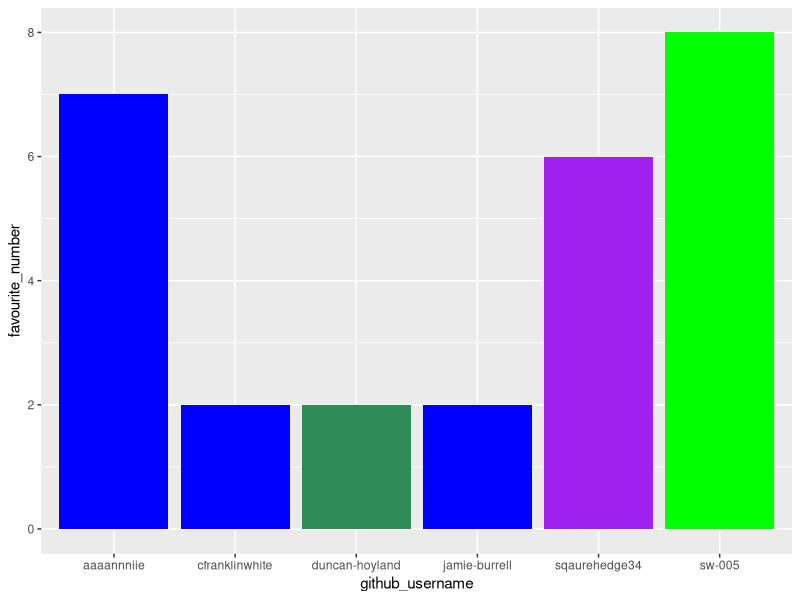
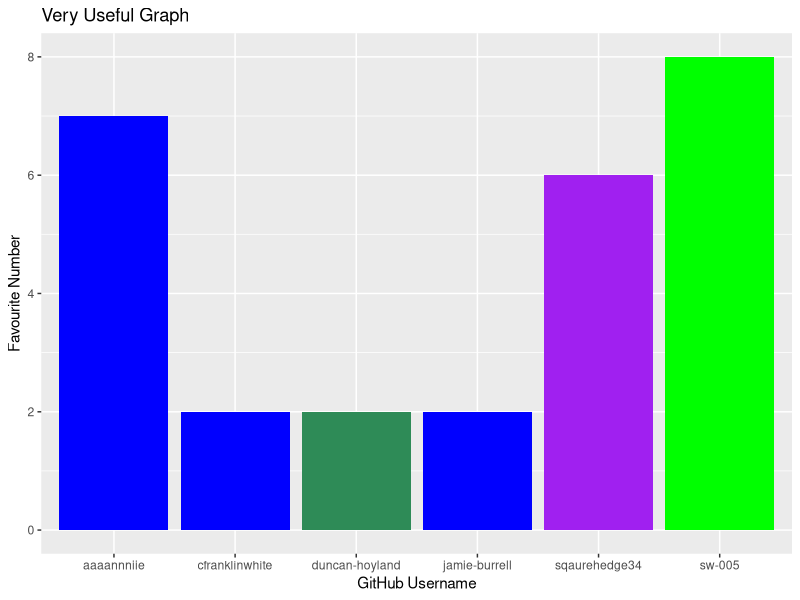
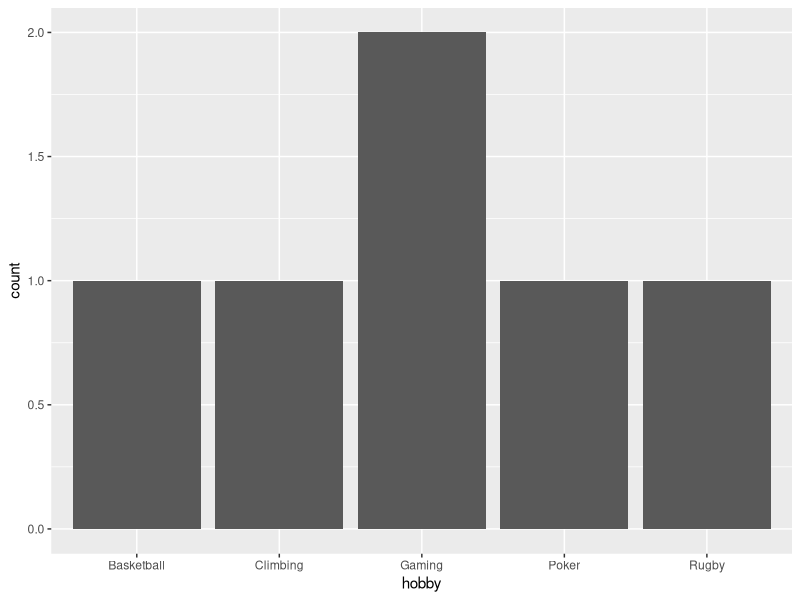
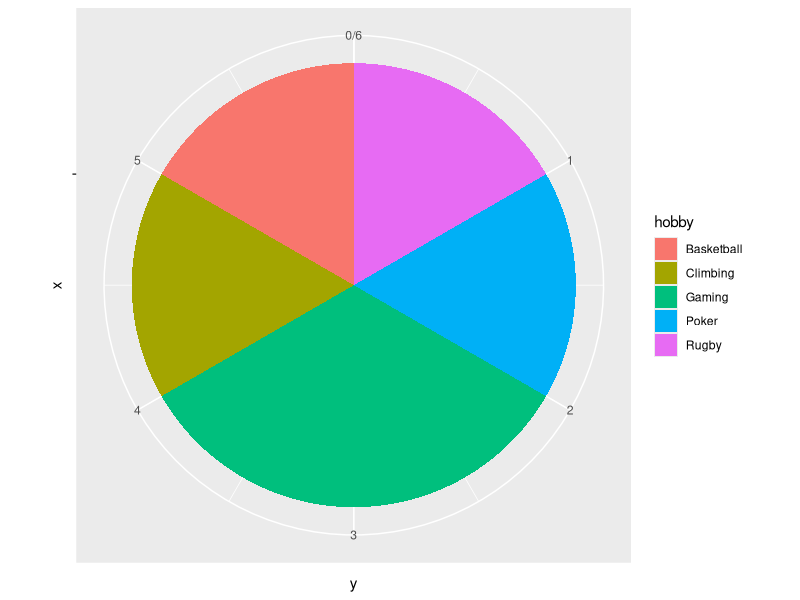

These figures' R source, in order:
## ---- chunk 1
library(tidyverse) 
## ---- chunk 2
team_data <- tibble(
  name = c("Charlie Franklin-White", "Jamie Burrell", "Dru Keiri", 
           "Sean Wang", "Annie Loi", "Duncan Hoyland"),
  github_username = c("cfranklinwhite", "jamie-burrell", "sqaurehedge34", 
                      "sw-005", "aaaannniie", "duncan-hoyland"), 
  colour = c("blue", "blue", "purple", "green", 
             "blue", "seagreen"),
  hobby = c("Poker", "Climbing", "Basketball", 
            "Gaming", "Gaming", "Rugby"),
  favourite_number = c(2, 2, 6, 8, 7, 2 )
  )

team_data
## ---- chunk 3
p1 <- ggplot(data = team_data, 
             mapping = aes(x = github_username, 
                           y = favourite_number,
                           fill = colour), 
             ) +
   geom_col() +
   scale_fill_identity()
p1
## ---- chunk 4
p1 + labs(x = "GitHub Username", 
          y = "Favourite Number",
          title = "Very Useful Graph")
## ---- chunk 5
p2 <- ggplot(team_data, aes(x = hobby)) +
  geom_bar()
p2
## ---- chunk 6

ggplot(team_data, aes(x="", y=1, fill=hobby)) + geom_bar(stat="identity", width=1) + coord_polar("y", start=0)


